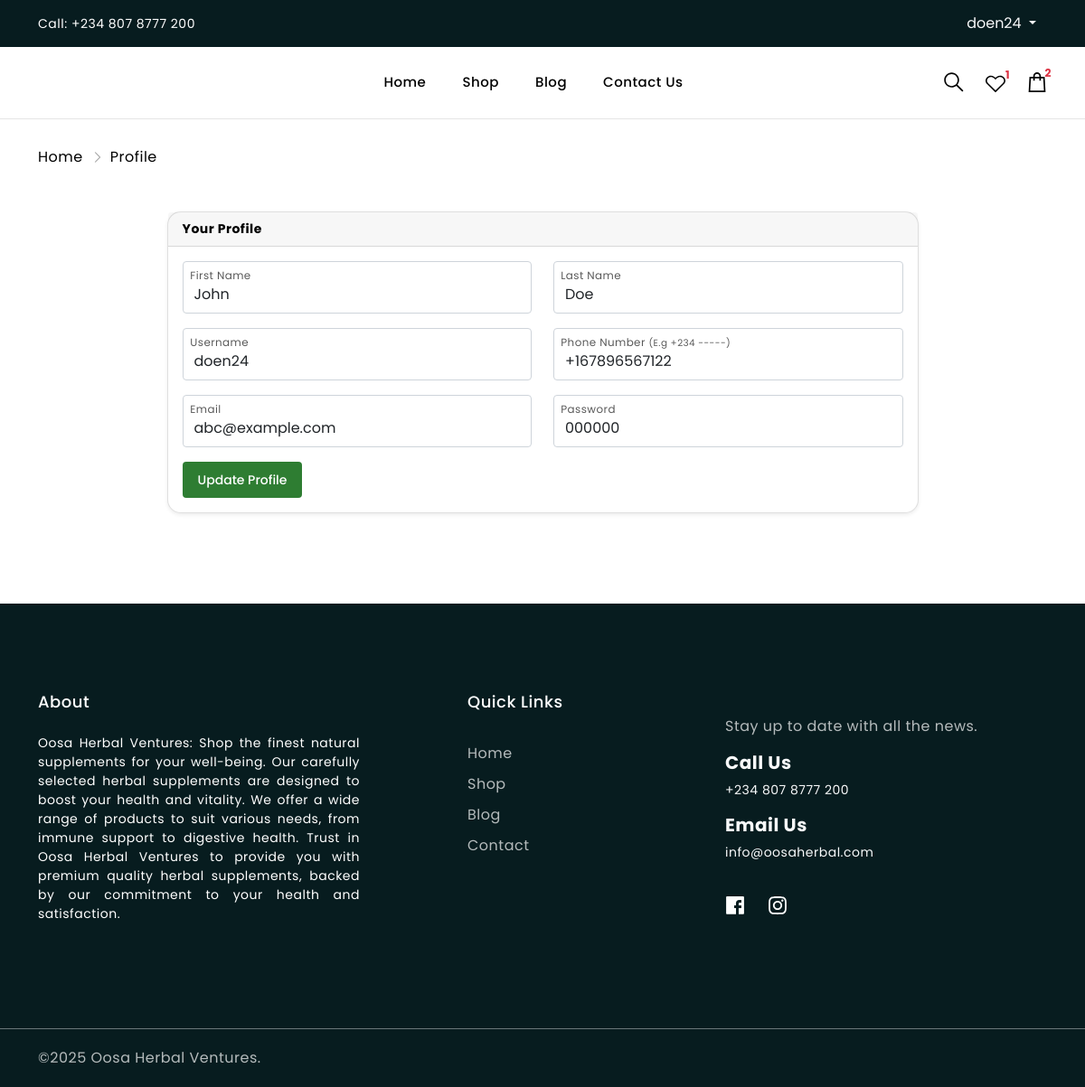
The app's page /profile.php (signed in) with its own data.
### tables this page shows
CREATE TABLE `users` (
  `id` int(11) NOT NULL,
  `userid` varchar(20) NOT NULL,
  `firstname` varchar(50) NOT NULL,
  `lastname` varchar(50) NOT NULL,
  `username` varchar(50) NOT NULL,
  `phone` varchar(20) NOT NULL,
  `email` varchar(100) NOT NULL,
  `password` varchar(100) NOT NULL,
  `code` varchar(10) NOT NULL,
  `created_at` datetime NOT NULL DEFAULT current_timestamp()
);

### profile.php (the view, shortened to what this page needs)
<?php
include_once("functions.php");
if (!isset($_SESSION["user"])) {
    echo "<script>location.href='login.php'</script>";
} else {
    $userid = $_SESSION["user"]["userid"];
}
$getUser = mysqli_query($conn, "SELECT * FROM `users` WHERE `userid`='$userid'");
$user = mysqli_fetch_array($getUser);
?>
<!doctype html>
<html lang="en" class="no-js">
<head>
    <link rel="stylesheet" href="assets/css/vendor.css">
    <link rel="stylesheet" href="assets/css/style.css">
</head>
<body>
    <div class="body-wrapper">
        <?php
        include("components/header.php");
        ?>
        <div class="breadcrumb">
            <div class="container">
                <ul class="list-unstyled d-flex align-items-center m-0">
                    <li><a href="/">Home</a></li>
                    <li>
                        <svg class="icon icon-breadcrumb" width="64" height="64" viewBox="0 0 64 64" fill="none"
                            xmlns="http://www.w3.org/2000/svg">
                            <g opacity="0.4">
                                <path
                                    d="M25.9375 8.5625L23.0625 11.4375L43.625 32L23.0625 52.5625L25.9375 55.4375L47.9375 33.4375L49.3125 32L47.9375 30.5625L25.9375 8.5625Z"
                                    fill="#000" />
                            </g>
                        </svg>
                    </li>
                    <li>Profile</li>
                </ul>
            </div>
        </div>
        <main id="MainContent" class="content-for-layout">
            <div class="container">
                <div class="row">
                    <div class="col-md-9 mx-auto mt-5">
                        <div class="card shadow-sm" style="border-radius: 15px;">
                            <div class="card-header"><b>Your Profile</b></div>
                            <div class="card-body">
                                <form method="post" class="">
                                    <div class="row">
                                        <div class="form-floating mb-3 col-md-6">
                                            <input type="text" class="form-control" value="<?= $user["firstname"]; ?>"
                                                name="first" required id="first" placeholder="" />
                                            <label>&nbsp; First Name</label>
                                        </div>
                                        <div class="form-floating mb-3 col-md-6">
                                            <input type="text" class="form-control" value="<?= $user["lastname"]; ?>"
                                                name="last" required id="last" placeholder="" />
                                            <label>&nbsp; Last Name</label>
                                        </div>
                                        <div class="form-floating mb-3 col-md-6">
                                            <input type="text" class="form-control" value="<?= $user["username"]; ?>"
                                                name="username" required id="username" placeholder="" />
                                            <label>&nbsp; Username</label>
                                        </div>
                                        <div class="form-floating mb-3 col-md-6">
                                            <input type="text" class="form-control" value="<?= $user["phone"]; ?>"
                                                name="phone" required id="phone" placeholder="" />
                                            <label>&nbsp; Phone Number <small>(E.g +234 -----)</small></label>
                                        </div>
                                        <div class="form-floating mb-3 col-md-6">
                                            <input type="text" class="form-control" value="<?= $user["email"]; ?>"
                                                name="email" required id="email" placeholder="" />
                                            <label>&nbsp; Email</label>
                                        </div>
                                        <div class="form-floating mb-3 col-md-6">
                                            <input type="text" class="form-control" value="<?= $user["password"]; ?>"
                                                name="password" required id="password" placeholder="" />
                                            <label>&nbsp; Password</label>
                                        </div>
                                    </div>
                                    <button type="submit" name="update" class="btn btn-primary">Update Profile</button>
                                </form>
                            </div>
                        </div>
                    </div>
                </div>
            </div>
        </main>
        <?php
        include("components/footer.php");
        ?>
    </div>
</body>
</html>

### components/header.php (shortened to what this page needs)
<?php
if (isset($_SESSION["user"])) {
    $userid = $_SESSION["user"]["userid"];
    $getUser = mysqli_query($conn, "SELECT * FROM `users` WHERE `userid`='$userid'");
    if (mysqli_num_rows($getUser) > 0) {
        $userDetail = mysqli_fetch_assoc($getUser);
    }
}
?>
<div class="announcement-bar bg-4 py-1 py-lg-2">
    <div class="container">
        <div class="row align-items-center justify-content-between">
            <div class="col-lg-3 d-lg-block d-none">
                <div class="announcement-call-wrapper">
                    <div class="announcement-call">
                        <a class="announcement-text text-white" href="tel:+2348078777200">Call: +234 807 8777 200</a>
                    </div>
                </div>
            </div>
            <div class="col-lg-3 d-lg-block d-none">
                <div class="announcement-meta-wrapper d-flex align-items-center justify-content-end">
                    <div class="announcement-meta d-flex align-items-center">
                        <?php if (!isset($_SESSION["user"])): ?>
                            <a class="announcement-login announcement-text text-white" href="login.php">
                                <svg class="icon icon-user" width="10" height="11" viewBox="0 0 10 11" fill="none"
                                    xmlns="http://www.w3.org/2000/svg">
                                    <path
                                        d="M5 0C3.07227 0 1.5 1.57227 1.5 3.5C1.5 4.70508 2.11523 5.77539 3.04688 6.40625C1.26367 7.17188 0 8.94141 0 11H1C1 8.78516 2.78516 7 5 7C7.21484 7 9 8.78516 9 11H10C10 8.94141 8.73633 7.17188 6.95312 6.40625C7.88477 5.77539 8.5 4.70508 8.5 3.5C8.5 1.57227 6.92773 0 5 0ZM5 1C6.38672 1 7.5 2.11328 7.5 3.5C7.5 4.88672 6.38672 6 5 6C3.61328 6 2.5 4.88672 2.5 3.5C2.5 2.11328 3.61328 1 5 1Z"
                                        fill="#fff" />
                                </svg>
                                <span>Signin / Signup</span>
                            </a>
                        <?php else: ?>
                            <div class="btn-group ms-2">
                                <button class="btn btn-link text-light text-decoration-none dropdown-toggle" type="button"
                                    id="triggerId" data-bs-toggle="dropdown" aria-haspopup="true" aria-expanded="false">
                                    <?= isset($userDetail) ? $userDetail["username"] : "User" ?>
                                </button>
                            </div>
                        <?php endif; ?>
                    </div>
                </div>
            </div>
        </div>
    </div>
</div>
<header class="sticky-header border-btm-black header-1">
    <div class="header-bottom">
        <div class="container">
            <div class="row align-items-center">
                <div class="col-lg-3 col-md-4 col-4">
                    <div class="header-logo">
                        <a href="./" class="logo-main ">
                        </a>
                    </div>
                </div>
                <div class="col-lg-6 d-lg-block d-none">
                    <nav class="site-navigation">
                        <ul class="main-menu list-unstyled justify-content-center">
                            <li
                                class="menu-list-item nav-item <?= basename($_SERVER["SCRIPT_NAME"]) == "index.php" ? "active" : ""; ?> ">
                                <div class="mega-menu-header">
                                    <a class="nav-link text-nowrap" href="index.php"> Home </a>
                                </div>
                            </li>
                            <li
                                class="menu-list-item nav-item <?= basename($_SERVER["SCRIPT_NAME"]) == "shop.php" ? "active" : ""; ?>">
                                <div class="mega-menu-header">
                                    <a class="nav-link text-nowrap" href="shop.php">
                                        Shop
                                    </a>
                                </div>
                            </li>
                            <li
                                class="menu-list-item nav-item <?= basename($_SERVER["SCRIPT_NAME"]) == "blogs.php" ? "active" : ""; ?>">
                                <div class="mega-menu-header">
                                    <a class="nav-link text-nowrap" href="blogs.php">
                                        Blog
                                    </a>
                                </div>
                            </li>
                            <li
                                class="menu-list-item nav-item <?= basename($_SERVER["SCRIPT_NAME"]) == "contact.php" ? "active" : ""; ?>">
                                <a class="nav-link text-nowrap" href="contact.php">Contact Us</a>
                            </li>
                        </ul>
                    </nav>
                </div>
                <div class="col-lg-3 col-md-8 col-8">
                    <div class="header-action d-flex align-items-center justify-content-end">
                        <a class="header-action-item header-search" href="javascript:void(0)">
                        </a>
                        <a class="header-action-item position-relative header-wishlist ms-4 d-none d-lg-block"
                            href="<?= isset($_SESSION["user"]) ? 'wishlist.php' : 'login.php'; ?>">
                            <?php
                            if (isset($_SESSION["user"])):
                                $getWishList = mysqli_query($conn, "SELECT * FROM `wish` WHERE `userid` = '$userid'");
                                ?>
                                <small class="position-absolute text-danger fw-bold "
                                    style="top: -5px; right: -5px;"><?= $getWishList->num_rows ?></small>
                            <?php endif; ?>
                        </a>
                        <a class="header-action-item position-relative header-cart ms-4"
                            href="<?= isset($_SESSION["user"]) ? 'cart.php' : 'login.php'; ?>">
                            <?php
                            if (isset($_SESSION["user"])):
                                $getCartInfo = mysqli_query($conn, "SELECT * FROM `cart` WHERE `userid` = '$userid'");
                                ?>
                                <small class="position-absolute text-danger fw-bold "
                                    style="top: -5px; right: -5px;"><?= $getCartInfo->num_rows ?></small>
                            <?php endif; ?>
                        </a>
                    </div>
                </div>
            </div>
        </div>
    </div>
</header>

### profile.php (style rules this page uses)
:root { --primary-color: #2e7d32; --secondary-color: #2e7d32; --btn-primary-border-radius: 0.25rem; --btn-primary-color: #fff; --btn-primary-background-color: #2e7d32; --btn-primary-border-color: #2e7d32; --btn-primary-hover-color: #fff; --btn-primary-background-hover-color: #2e7d32; --btn-primary-border-hover-color: #2e7d32; --btn-primary-font-weight: 500; --btn-secondary-border-radius: 0.25rem; --btn-secondary-color: #2e7d32; --btn-secondary-background-color: transparent; --btn-secondary-border-color: #2e7d32; --btn-secondary-hover-color: #fff; --btn-secondary-background-hover-color: #2e7d32; --btn-secondary-border-hover-color: #2e7d32; --btn-secondary-font-weight: 500; --heading-color: #000; --heading-font-family: 'Poppins', sans-serif; --heading-font-weight: 700; --title-color: #000; --title-font-family: 'Poppins', sans-serif; --title-font-weight: 400; --body-color: #000; --body-background-color: #fff; --body-font-family: 'Poppins', sans-serif; --body-font-size: 14px; --body-font-weight: 400; --section-heading-color: #000; --section-heading-font-family: 'Poppins', sans-serif; --section-heading-font-size: 48px; --section-heading-font-weight: 600; --section-subheading-color: #000; --section-subheading-font-family: 'Poppins', sans-serif; --section-subheading-font-size: 16px; --section-subheading-font-weight: 400; }

### records on screen
users: username "doen24", first "John", last "Doe", phone "+167896567122", email "abc@example.com", password "000000"

### other values on screen
$getWishList->num_rows "1"
$getCartInfo->num_rows "2"
